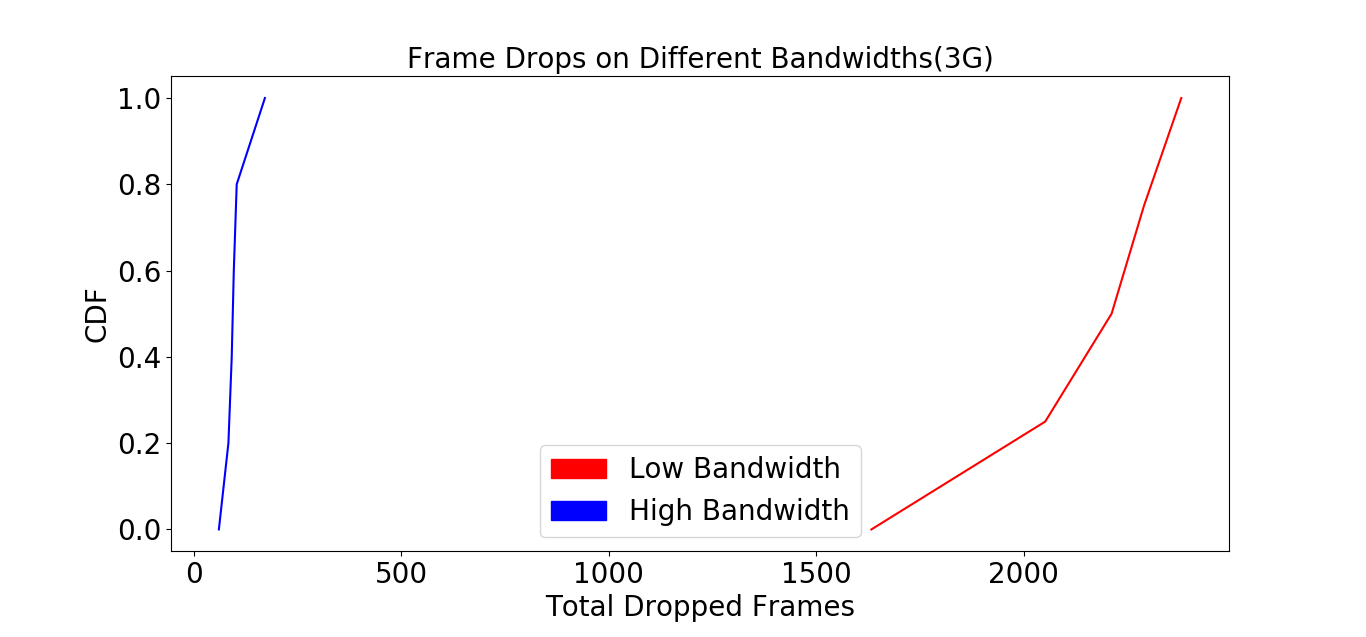

Recreate this plot in Python.

import matplotlib.pyplot as plt
import numpy as np
import matplotlib.patches as mpatches
roundtriptimes= [171,96,91,60,83,103]
roundtriptimes2 = [2052,1633,2212,2290,2380]



sortedtime = np.sort(roundtriptimes)
p = 1. * np.arange(len(roundtriptimes))/(len(roundtriptimes) - 1)

sortedtime2 = np.sort(roundtriptimes2)
p2 = 1. * np.arange(len(roundtriptimes2))/(len(roundtriptimes2) - 1)

plt.plot(sortedtime2, p2,'-r')
plt.plot(sortedtime, p,'-b')
red_patch = mpatches.Patch(color='red', label='Low Bandwidth')
blue_patch = mpatches.Patch(color='blue', label='High Bandwidth')



plt.tick_params(labelsize=20)
plt.subplots_adjust( bottom=0.135)
plt.legend(handles=[red_patch,blue_patch],fontsize = 20)



plt.xlabel('Total Dropped Frames',fontsize = 20)
plt.ylabel('CDF',fontsize = 20)
plt.title('Frame Drops on Different Bandwidths(3G)',fontsize = 20)
plt.show()
